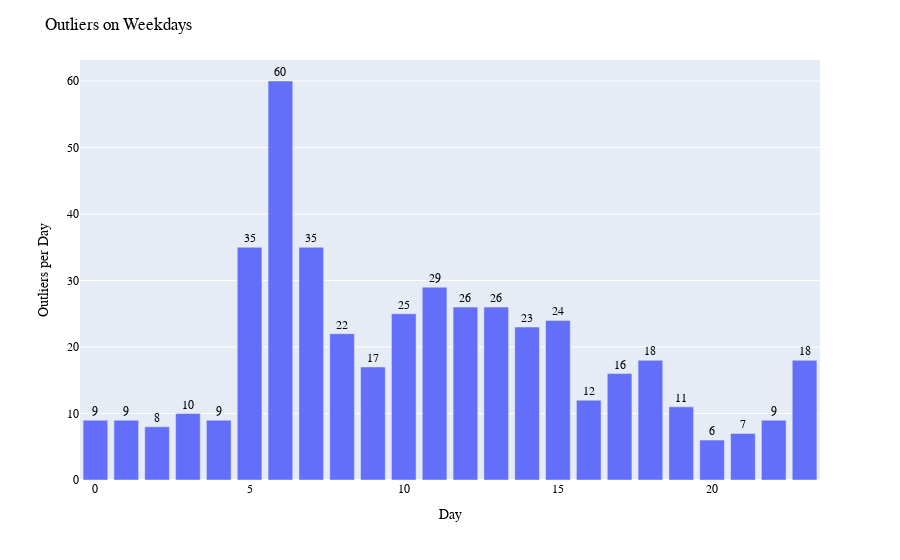

The code cell stored with this chart in its notebook:
### Code cell
fig = px.bar(df_outlier_hour, x='dt_start_utc', y='rebap_eur_mwh', text='rebap_eur_mwh')
fig.update_traces(texttemplate='%{text}', textposition='outside', cliponaxis = False)
fig.update_layout(uniformtext_minsize=8, uniformtext_mode='hide')

fig.update_layout(
    title="Outliers on Weekdays",
    xaxis_title="Day",
    yaxis_title="Outliers per Day",
    #xaxis = dict(
    #    tickmode = 'array',
    #    tickvals = [0, 1, 2, 3, 4, 5, 6],
    #    ticktext=["Monday","Tueday", "Wednesday", "Thursday", "Friday", "Saturday", "Sunday"]),
    legend_title="",
    font=dict(
        family="Arial",
        size=12,
        color="Black"
    )
)

fig.show()

### Figure 1 — Plotly figure (JSON) as saved in the notebook; plotly's stock layout.template omitted (floating-point values rounded to 4 significant figures)
{"data": [{"alignmentgroup": "True", "cliponaxis": false, "hovertemplate": "dt_start_utc=%{x}<br>rebap_eur_mwh=%{text}<extra></extra>", "legendgroup": "", "marker": {"color": "#636efa", "pattern": {"shape": ""}}, "name": "", "offsetgroup": "", "orientation": "v", "showlegend": false, "text": [9, 9, 8, 10, 9, 35, 60, 35, 22, 17, 25, 29, 26, 26, 23, 24, 12, 16, 18, 11, 6, 7, 9, 18], "textposition": "outside", "texttemplate": "%{text}", "type": "bar", "x": [0, 1, 2, 3, 4, 5, 6, 7, 8, 9, 10, 11, 12, 13, 14, 15, 16, 17, 18, 19, 20, 21, 22, 23], "xaxis": "x", "y": [9, 9, 8, 10, 9, 35, 60, 35, 22, 17, 25, 29, 26, 26, 23, 24, 12, 16, 18, 11, 6, 7, 9, 18], "yaxis": "y"}], "layout": {"barmode": "relative", "font": {"color": "Black", "family": "Arial", "size": 12}, "legend": {"title": {"text": ""}, "tracegroupgap": 0}, "margin": {"t": 60}, "title": {"text": "Outliers on Weekdays"}, "uniformtext": {"minsize": 8, "mode": "hide"}, "xaxis": {"anchor": "y", "domain": [0, 1], "title": {"text": "Day"}}, "yaxis": {"anchor": "x", "domain": [0, 1], "title": {"text": "Outliers per Day"}}}}
